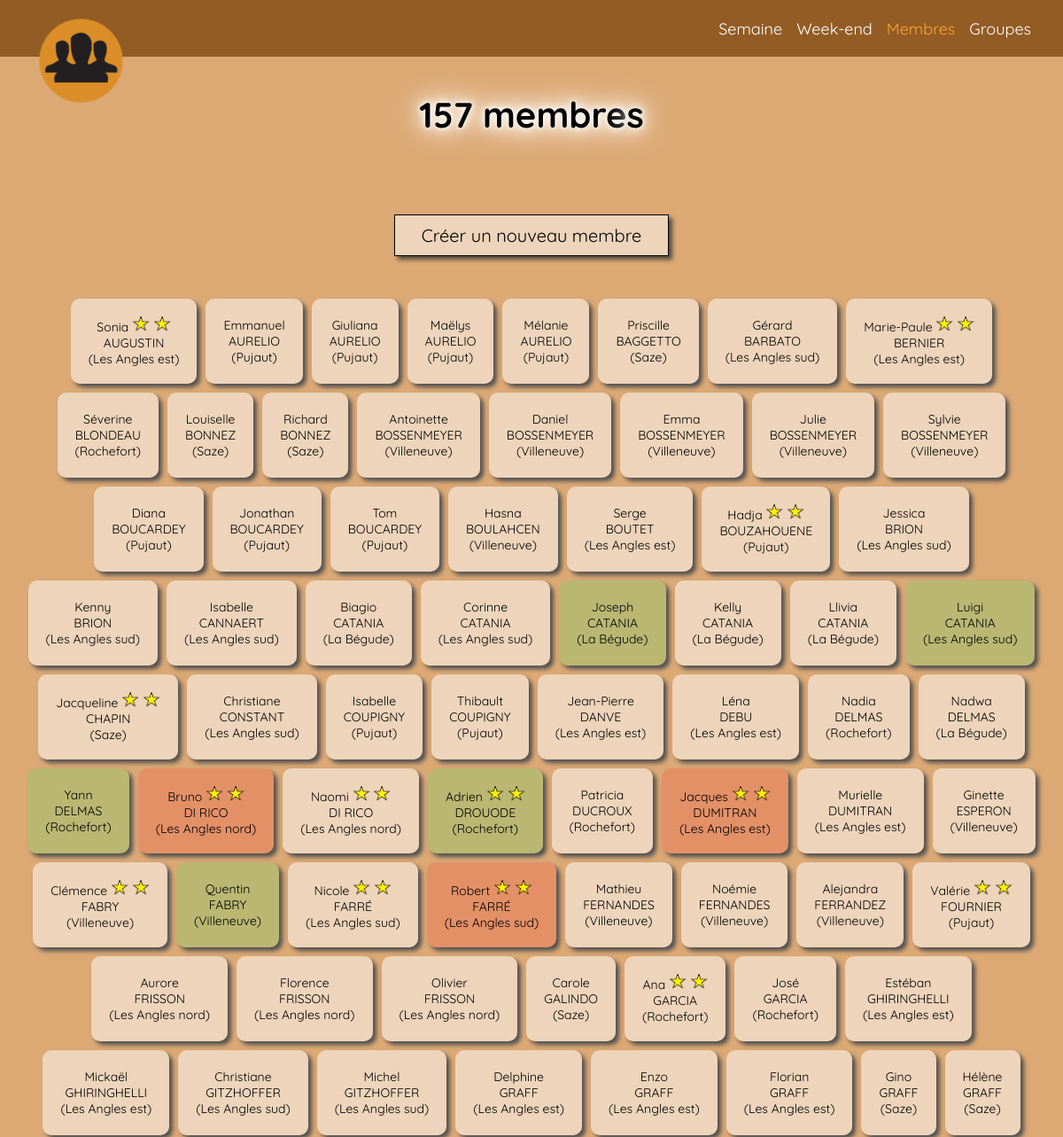
Page /personnes/ (upper part) on the earlier database version.
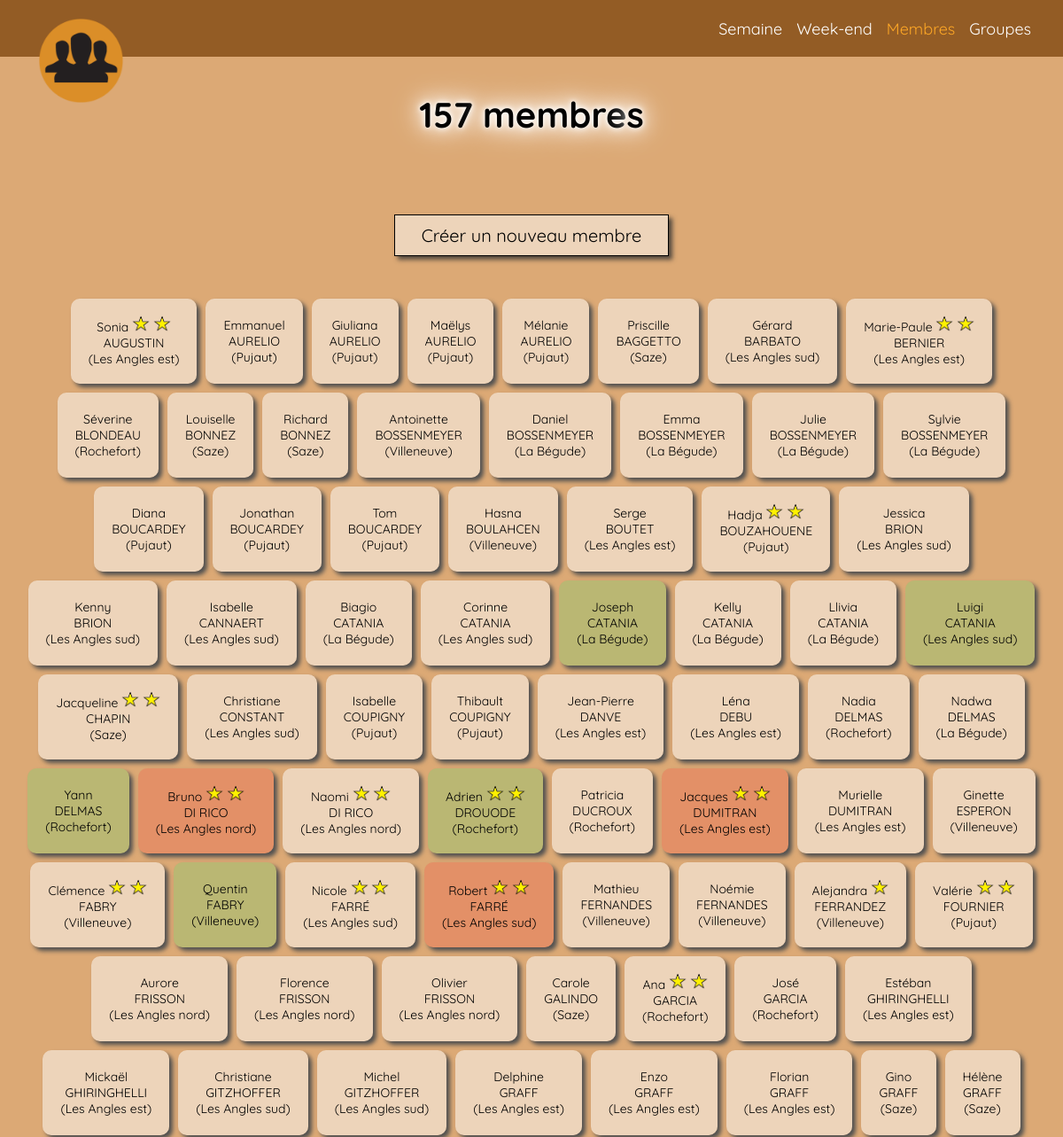
Same page on the later database version.
### persons/models.py (models this page shows, shortened)
class Person(models.Model):
    GENDER = (
        ("MALE", "Homme"),
        ("FEMALE", "Femme"),
    )
    FUNCTION = (
        ("NONE", ""),
        ("ELDER", "Ancien"),
        ("ASSISTANT", "Assistant"),
    )
    ROLES = (
        ("COORDINATOR", "Coordinateur"),
        ("SECRETARY", "Secrétaire"),
        ("PRED_RESP", "Responsable de la prédication"),
        ("GROUP_RESP", "Responsable de groupe"),
        ("GROUP_ADJ", "Adjoint de groupe"),
        ("GROUP_PREP", "Préposé de groupe"),
        ("TERR_RESP", "Responsable aux territoires"),
        ("TERR_ADJ", "Adjoint aux territoires"),
        ("BOOKS_RESP", "Responsable aux publications"),
        ("BOOKS_ADJ", "Adjoint aux publications"),
        ("CONSEILLOR", "Conseiller adjoint"),
        ("WATCHTOWER_RESP", "Responsable à la Tour de Garde"),
        ("VCM_RESP", "Responsable à la VCM"),
        ("VCM_ADJ", "Adjoint à la VCM"),
        ("WEEKEND_RESP", "Responsable des réunions du week-end"),
        ("WEEKEND_ADJ", "Adjoint aux réunions du week-end"),
        ("WELCOME_RESP", "Responsable de l'accueil"),
        ("WELCOME_MEMBER", "Membre de l'accueil"),
        ("SONO_RESP", "Responsable de la sono"),
        ("SONO_MEMBER", "Membre de la sono"),
        ("PODIUM", "Estrade"),
        ("MICRO", "Perche"),
        ("CLH", "CLH"),
        ("GESTION_RESP", "Responsable du Comité de gestion"),
        ("GESTION_MEMBER", "Membre du Comité de gestion"),
        ("MAINTENANCE_RESP", "Coordinateur à la maintenance"),
        ("CLEANING_RESP", "Coordinateur à l'entretien"),
        ("GREEN_SPACES_RESP", "Responsable des travaux d'espaces verts"),
        ("ACCOUNT_RESP", "Responsable aux comptes"),
        ("ACCOUNT_ADJ", "Adjoint aux comptes"),
        ("TREASURER", "Trésorier"),
        ("BOARD_RESP", "Responsable du tableau d'affichage"),
    )
    STATUS = (
        ("UNBAPT_PUBLISHER", "Proclamateur non baptisé"),
        ("PUBLISHER", "Proclamateur"),
        ("TEMPORARY", "Pionnier auxiliaire"),
        ("PERMANENT", "Pionnier permanent"),
        ("SPECIAL", "Pionnier spécial"),
    )
    firstname = models.CharField(
        max_length=100,
        verbose_name="Prénom",
    )
    lastname = models.CharField(
        max_length=100,
        verbose_name="Nom",
    )
    gender = models.CharField(
        max_length=6,
        choices=GENDER,
        verbose_name="Genre",
    )
    cong_function = models.CharField(
        max_length=9,
        choices=FUNCTION,
        verbose_name="Fonction",
        blank=True,
        null=True,
    )
    cong_roles = models.CharField(
        max_length=255,
        verbose_name="Rôles",
        blank=True,
        null=True,
    )
    cong_status = models.CharField(
        max_length=16,
        choices=STATUS,
        verbose_name="Statut",
        blank=True,
        null=True,
    )
    group = models.ForeignKey(
        Group,
        on_delete=models.CASCADE,
        verbose_name="Groupe",
        blank=True,
        null=True,
    )

### groups/models.py (models this page shows)
class Group(models.Model):
    name = models.CharField(
        max_length=50,
    )
    def __str__(self):
        return self.name

### persons/views.py (the view)
# urls.py: path("", PersonsView.as_view(), name="persons"),
class PersonsView(ListView):
    model = Person
    context_object_name = "persons"
    template_name = "persons/index.html"
    empty_text = "Aucun membre trouvé."
    ordering = ["lastname", "firstname"]
    def get_context_data(self, **kwargs):
        context = super().get_context_data(**kwargs)
        context["count"] = self.get_queryset().count()
        context["empty_text"] = self.empty_text
        return context

### persons/templates/persons/index.html (shortened to what this page needs)
{% extends 'vla_django/base.html' %} {% load static %} {% block extra_css %}
<link rel="stylesheet" href="{% static 'style/persons.css' %}" />
{% endblock %}  {% block title %}VLA | Membres{% endblock %} {% block content %}
<main>
  <h1>{{count}} membre{% if count > 1 %}s{% endif %}</h1>
  <a href="{% url 'person_add' %}">Créer un nouveau membre</a>
  <section>
    {% for person in persons %}
    <a
      href="{% url 'person_detail' person.pk %}"
      class="{{person.cong_function}}"
    >
      <span title="{{person.get_cong_status_display}}">
        {{person.firstname}} {% if person.cong_status == "SPECIAL" %}
        <img src="{% static 'icons/star.png' %}" alt="étoile" />
        <img src="{% static 'icons/star.png' %}" alt="étoile" />
        <img src="{% static 'icons/star.png' %}" alt="étoile" />
        {% elif person.cong_status == "PERMANENT" %}
        <img src="{% static 'icons/star.png' %}" alt="étoile" />
        <img src="{% static 'icons/star.png' %}" alt="étoile" />
        {% elif person.cong_status == "TEMPORARY" %}
        <img src="{% static 'icons/star.png' %}" alt="étoile" />
        {% endif %}
        <br />{{person.lastname|upper}}<br />({{person.group}})
      </span>
    </a>
    {% empty %}
    <div>{{empty_text}}</div>
    {% endfor %}
  </section>
</main>
{% endblock %}

Differences in the rows shown:
changed Person "Daniel": group "Villeneuve" → "La Bégude"
changed Person "Emma": group "Villeneuve" → "La Bégude"
changed Person "Julie": group "Villeneuve" → "La Bégude"
changed Person "Sylvie": group "Villeneuve" → "La Bégude"
changed Person "Alejandra": cong_status: picture added
